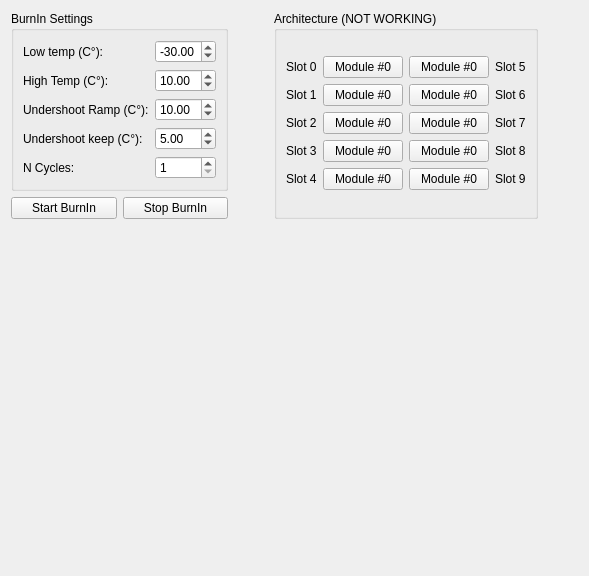
      <widget class="QWidget" name="BurnIn_tab">
       <attribute name="title">
        <string>BurnIn</string>
       </attribute>
       <layout class="QVBoxLayout" name="verticalLayout_8">
        <item>
         <layout class="QHBoxLayout" name="horizontalLayout_2">
          <item>
           <layout class="QVBoxLayout" name="verticalLayout_16">
            <item>
             <widget class="QGroupBox" name="BI_settings_gb">
              <property name="title">
               <string>BurnIn Settings</string>
              </property>
              <layout class="QGridLayout" name="gridLayout_11">
               <item row="1" column="0">
                <widget class="QLabel" name="label_67">
                 <property name="text">
                  <string>High Temp (C°):</string>
                 </property>
                </widget>
               </item>
               <item row="3" column="0">
                <widget class="QLabel" name="label_69">
                 <property name="text">
                  <string>Undershoot Ramp (C°):</string>
                 </property>
                </widget>
               </item>
               <item row="4" column="0">
                <widget class="QLabel" name="label_70">
                 <property name="text">
                  <string>Undershoot keep (C°):</string>
                 </property>
                </widget>
               </item>
               <item row="0" column="1">
                <widget class="QDoubleSpinBox" name="BI_LowTemp_dsb">
                 <property name="minimum">
                  <double>-40.000000000000000</double>
                 </property>
                 <property name="maximum">
                  <double>20.000000000000000</double>
                 </property>
                 <property name="value">
                  <double>-30.000000000000000</double>
                 </property>
                </widget>
               </item>
               <item row="1" column="1">
                <widget class="QDoubleSpinBox" name="BI_HighTemp_dsb">
                 <property name="minimum">
                  <double>-40.000000000000000</double>
                 </property>
                 <property name="maximum">
                  <double>20.000000000000000</double>
                 </property>
                 <property name="singleStep">
                  <double>1.000000000000000</double>
                 </property>
                 <property name="value">
                  <double>10.000000000000000</double>
                 </property>
                </widget>
               </item>
               <item row="3" column="1">
                <widget class="QDoubleSpinBox" name="BI_UnderRampTemp_dsb">
                 <property name="singleStep">
                  <double>1.000000000000000</double>
                 </property>
                 <property name="value">
                  <double>10.000000000000000</double>
                 </property>
                </widget>
               </item>
               <item row="4" column="1">
                <widget class="QDoubleSpinBox" name="BI_UnderKeepTemp_dsb">
                 <property name="value">
                  <double>5.000000000000000</double>
                 </property>
                </widget>
               </item>
               <item row="0" column="0">
                <widget class="QLabel" name="label_66">
                 <property name="text">
                  <string>Low temp (C°):</string>
                 </property>
                </widget>
               </item>
               <item row="5" column="0">
                <widget class="QLabel" name="label_68">
                 <property name="text">
                  <string>N Cycles:</string>
                 </property>
                </widget>
               </item>
               <item row="5" column="1">
                <widget class="QSpinBox" name="BI_NCycles_sb">
                 <property name="minimum">
                  <number>1</number>
                 </property>
                 <property name="value">
                  <number>1</number>
                 </property>
                </widget>
               </item>
              </layout>
             </widget>
            </item>
            <item>
             <layout class="QHBoxLayout" name="horizontalLayout_12">
              <item>
               <widget class="QPushButton" name="BI_Start_btn">
                <property name="text">
                 <string>Start BurnIn</string>
                </property>
               </widget>
              </item>
              <item>
               <widget class="QPushButton" name="BI_Stop_btn">
                <property name="text">
                 <string>Stop BurnIn</string>
                </property>
               </widget>
              </item>
             </layout>
            </item>
           </layout>
          </item>
          <item>
           <spacer name="horizontalSpacer_12">
            <property name="orientation">
             <enum>Qt::Horizontal</enum>
            </property>
            <property name="sizeHint" stdset="0">
             <size>
              <width>40</width>
              <height>20</height>
             </size>
            </property>
           </spacer>
          </item>
          <item>
           <layout class="QVBoxLayout" name="verticalLayout_17">
            <item>
             <widget class="QGroupBox" name="groupBox_14">
              <property name="title">
               <string>Architecture (NOT WORKING)</string>
              </property>
              <layout class="QVBoxLayout" name="verticalLayout_18">
               <item>
                <layout class="QGridLayout" name="gridLayout_12">
                 <item row="2" column="1">
                  <widget class="QLabel" name="label_73">
                   <property name="text">
                    <string>Slot 1</string>
                   </property>
                  </widget>
                 </item>
                 <item row="1" column="2">
                  <widget class="QPushButton" name="pushButton">
                   <property name="text">
                    <string>Module #0</string>
                   </property>
                  </widget>
                 </item>
                 <item row="1" column="3">
                  <widget class="QPushButton" name="pushButton_2">
                   <property name="text">
                    <string>Module #0</string>
                   </property>
                  </widget>
                 </item>
                 <item row="2" column="2">
                  <widget class="QPushButton" name="pushButton_3">
                   <property name="text">
                    <string>Module #0</string>
                   </property>
                  </widget>
                 </item>
                 <item row="7" column="2">
                  <widget class="QPushButton" name="pushButton_6">
                   <property name="text">
                    <string>Module #0</string>
                   </property>
                  </widget>
                 </item>
                 <item row="2" column="3">
                  <widget class="QPushButton" name="pushButton_7">
                   <property name="text">
                    <string>Module #0</string>
                   </property>
                  </widget>
                 </item>
                 <item row="5" column="2">
                  <widget class="QPushButton" name="pushButton_5">
                   <property name="text">
                    <string>Module #0</string>
                   </property>
                  </widget>
                 </item>
                 <item row="3" column="2">
                  <widget class="QPushButton" name="pushButton_4">
                   <property name="text">
                    <string>Module #0</string>
                   </property>
                  </widget>
                 </item>
                 <item row="5" column="3">
                  <widget class="QPushButton" name="pushButton_9">
                   <property name="text">
                    <string>Module #0</string>
                   </property>
                  </widget>
                 </item>
                 <item row="3" column="3">
                  <widget class="QPushButton" name="pushButton_8">
                   <property name="text">
                    <string>Module #0</string>
                   </property>
                  </widget>
                 </item>
                 <item row="7" column="3">
                  <widget class="QPushButton" name="pushButton_10">
                   <property name="text">
                    <string>Module #0</string>
                   </property>
                  </widget>
                 </item>
                 <item row="1" column="1">
                  <widget class="QLabel" name="label_71">
                   <property name="text">
                    <string>Slot 0</string>
                   </property>
                  </widget>
                 </item>
                 <item row="3" column="1">
                  <widget class="QLabel" name="label_74">
                   <property name="text">
                    <string>Slot 2</string>
                   </property>
                  </widget>
                 </item>
                 <item row="5" column="1">
                  <widget class="QLabel" name="label_75">
                   <property name="text">
                    <string>Slot 3</string>
                   </property>
                  </widget>
                 </item>
                 <item row="7" column="1">
                  <widget class="QLabel" name="label_76">
                   <property name="text">
                    <string>Slot 4</string>
                   </property>
                  </widget>
                 </item>
                 <item row="1" column="4">
                  <widget class="QLabel" name="label_77">
                   <property name="text">
                    <string>Slot 5</string>
                   </property>
                  </widget>
                 </item>
                 <item row="3" column="4">
                  <widget class="QLabel" name="label_79">
                   <property name="text">
                    <string>Slot 7</string>
                   </property>
                  </widget>
                 </item>
                 <item row="7" column="4">
                  <widget class="QLabel" name="label_72">
                   <property name="text">
                    <string>Slot 9</string>
                   </property>
                  </widget>
                 </item>
                 <item row="2" column="4">
                  <widget class="QLabel" name="label_78">
                   <property name="text">
                    <string>Slot 6</string>
                   </property>
                  </widget>
                 </item>
                 <item row="5" column="4">
                  <widget class="QLabel" name="label_80">
                   <property name="text">
                    <string>Slot 8</string>
                   </property>
                  </widget>
                 </item>
                </layout>
               </item>
              </layout>
             </widget>
            </item>
           </layout>
          </item>
          <item>
           <spacer name="horizontalSpacer_14">
            <property name="orientation">
             <enum>Qt::Horizontal</enum>
            </property>
            <property name="sizeHint" stdset="0">
             <size>
              <width>40</width>
              <height>20</height>
             </size>
            </property>
           </spacer>
          </item>
         </layout>
        </item>
        <item>
         <widget class="PlotWidget" name="GraphWidget" native="true">
          <property name="minimumSize">
           <size>
            <width>0</width>
            <height>300</height>
           </size>
          </property>
          <property name="maximumSize">
           <size>
            <width>16777215</width>
            <height>400</height>
           </size>
          </property>
          <property name="tabletTracking">
           <bool>false</bool>
          </property>
         </widget>
        </item>
        <item>
         <spacer name="verticalSpacer_4">
          <property name="orientation">
           <enum>Qt::Vertical</enum>
          </property>
          <property name="sizeHint" stdset="0">
           <size>
            <width>20</width>
            <height>40</height>
           </size>
          </property>
         </spacer>
        </item>
       </layout>
      </widget>
